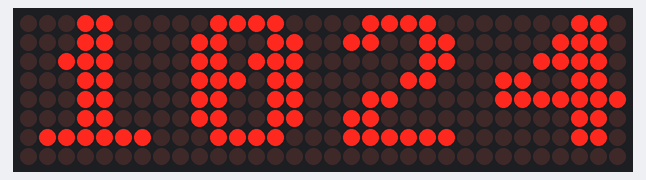
The program below on a simulated Raspberry Pi Pico running MicroPython. Shown: 32×8 LED matrix. The clock reads 2024-03-15 10:24:30 at power-on unless the program sets it; library files of the repository ran but are not shown: max7219.py.

Above: at 0.6 s.
At 15.1 s:
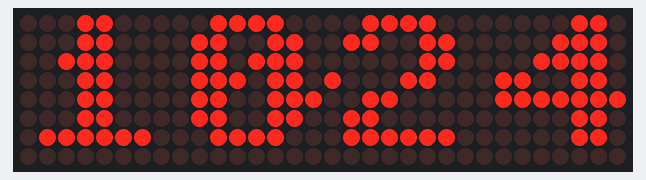
At 30.7 s:
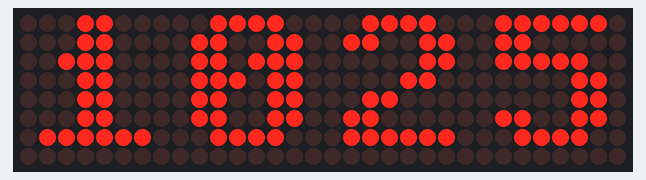
At 64.7 s:
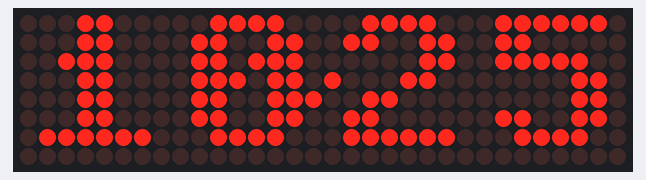
At 90.4 s:
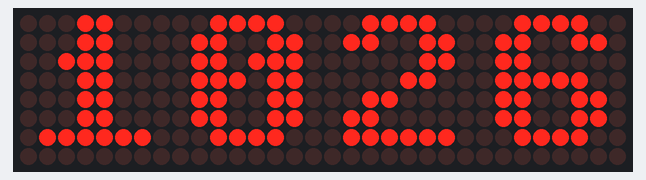
At 129.4 s:
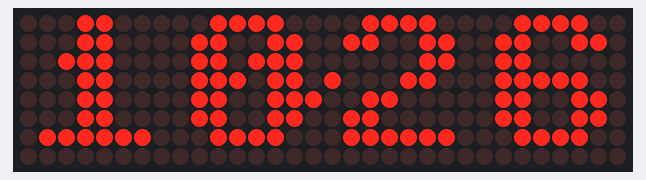

Measured:
- what the display in image 0 shows lasts 0.5 s, from 0.5 s to 1.0 s

The program:

main.py
```python
import time
import max7219
from my_lib import RTC_DS3231
from machine import Pin, SPI
from time import sleep
spi = SPI(0, baudrate=10000000, polarity=1, phase=0, sck=Pin(2), mosi=Pin(3))
ss = Pin(5, Pin.OUT)

def conver(tup):
    str = ''.join(tup)
    return str

rtc = RTC_DS3231.RTC()
display = max7219.Matrix8x8(spi, ss, 4)
display.brightness(1)   # adjust brightness 1 to 15
display.fill(0)
display.show()
sleep(0.5)

while True:
    display.fill(0)
    data = rtc.DS3231_ReadTime(0)
    detik = data[0]
    menit = data[1]
    jam = data[2]
    display.pixel(15,4,0)
    display.pixel(16,3,0)
#     print(detik)
    msg = f"{jam}{menit}"
    display.text(msg,0,0,1)
    display.show()
    time.sleep_ms(500)
    display.pixel(15,4,1)
    display.pixel(16,3,1)
    display.show()
    time.sleep_ms(500)
    if(detik == "00"):
        msg = rtc.DS3231_ReadTime(1)
        length = len(msg)
        length = (length*8)
        for x in range(32, -length, -1):
            display.text(msg ,x,0,1)
            display.show()
            sleep(0.10)
            display.fill(0)
```

RTC_DS3231.py
```python
# (licence header left out)
import machine

# Class for getting Realtime from the DS3231 in different modes.
class RTC:
    w = ["Minggu", "Senin", "Selasa", "Rabu", "Kamis", "Jumat", "Sabtu"]
    # If you want different names for Weekdays, feel free to add. Couple examples below:
    # w = ["FR", "SA", "SU", "MO", "TU", "WE", "TH"]
    # w = ["Friday", "Saturday", "Sunday", "Monday", "Tuesday", "Wednesday", "Thursday"]
    # w = ["Freitag", "Samstag", "Sonntag", "Montag", "Dienstag", "Mittwoch", "Donnerstag"]
    # w = ["viernes", "sabado", "domingo", "lunes", "martes", "miercoles", "jueves"]

    # Initialisation of RTC object. Several settings are possible but everything is optional.
    # If you meet these standards no parameters are required.
    def __init__(self, sda_pin=0, scl_pin=1, port=0, speed=100000, address=0x68, register=0x00):
        self.rtc_address = address  # for using different i2c address
        self.rtc_register = register  # for using different register on device. DON'T change for DS3231
        sda = machine.Pin(sda_pin)  # configure the sda pin
        scl = machine.Pin(scl_pin)  # configure the scl pin
        self.i2c = machine.I2C(port, sda=sda, scl=scl, freq=speed)  # configure the i2c interface with given parameters

    # Method for setting the Time
    def DS3231_SetTime(self, NowTime=b"\x00\x23\x12\x28\x14\x07\x21"):
        # NowTime has to be in format like b'\x00\x23\x12\x28\x14\x07\x21'
        # It is encoded like this           sec min hour week day month year
        # Then it's written to the DS3231
        self.i2c.writeto_mem(int(self.rtc_address), int(self.rtc_register), NowTime)

    # DS3231 gives data in bcd format. This has to be converted to a binary format.
    def bcd2bin(self, value):
        return (value or 0) - 6 * ((value or 0) >> 4)

    # Add a 0 in front of numbers smaller than 10
    def pre_zero(self, value):
        pre_zero = True  # Change to False if you don't want a "0" in front of numbers smaller than 10
        if pre_zero:
            if value < 10:
                value = f"0{value}"  # From now on the value is a string!
        return value

    # Read the Realtime from the DS3231 with errorhandling. Currently two output modes can be used.
    def DS3231_ReadTime(self, mode=0):
        try:
            # Read RT from DS3231 and write to the buffer variable. It's a list with 7 entries.
            # Every entry needs to be converted from bcd to bin.
            buffer = self.i2c.readfrom_mem(self.rtc_address, self.rtc_register, 7)
            # The year consists of 2 digits. Here 2000 years are added to get format like "2021"
            year = self.bcd2bin(buffer[6]) + 2000
            month = self.bcd2bin(buffer[5])  # Just put the month value in the month variable and convert it.
            day = self.bcd2bin(buffer[4])  # Same for the day value
            # Weekday will be converted in the weekdays name or shortform like "Sunday" or "SUN"
            weekday = self.w[self.bcd2bin(buffer[3])]
            # Uncomment the line below if you want a number for the weekday and comment the line before.
            # weekday = self.bcd2bin(buffer[3])
            hour = self.pre_zero(self.bcd2bin(buffer[2]))  # Convert bcd to bin and add a "0" if necessary
            minute = self.pre_zero(self.bcd2bin(buffer[1]))  # Convert bcd to bin and add a "0" if necessary
            second = self.pre_zero(self.bcd2bin(buffer[0]))  # Convert bcd to bin and add a "0" if necessary
            if mode == 0:  # Mode 0 returns a list of second, minute, ...
                return second, minute, hour, weekday, day, month, year
            if mode == 1:  # Mode 1 returns a formated string with time, weekday and date
                time_string = f"{weekday}.{day}.{month}.{year}"
                return time_string
            # If you need different format, feel free to add

        except Exception as e:
            return (
                "Error: is the DS3231 not connected or some other problem (%s)" % e
            )  # exception occurs in any case of error.
```
